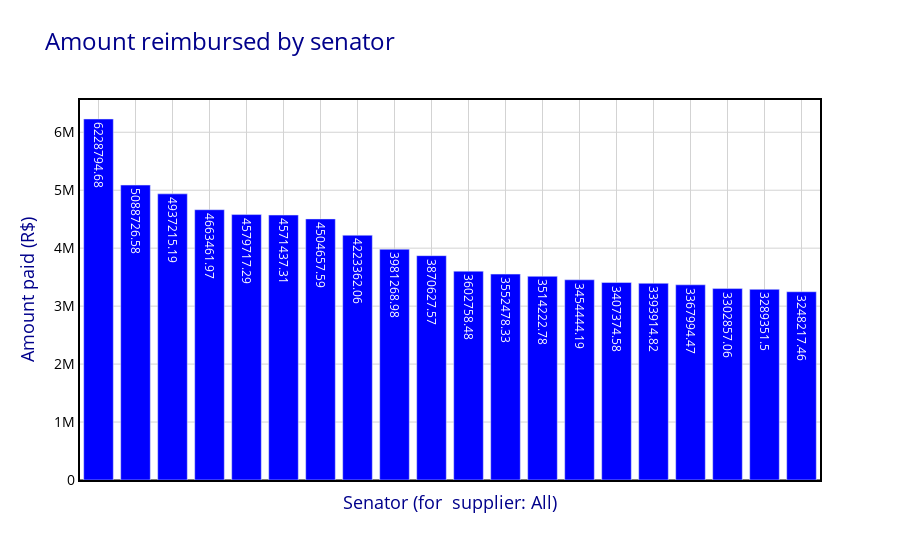

The code cell stored with this chart in its notebook:
### Code cell
# Plot the data
trace = go.Bar(
    x=amount_by_senator["SENADOR"][:20],
    y=amount_by_senator["VALOR_REEMBOLSADO"][:20],
    marker=dict(color="blue"),
    text=amount_by_senator["VALOR_REEMBOLSADO"],
    textposition="auto",
)

# Set chart layout
layout = go.Layout(
    title="Amount reimbursed by senator",
    titlefont=dict(size=24, color="darkblue"),
    xaxis=dict(
        xaxis_layout,
        showticklabels=False,  # Turn off X axis values
    ),
    yaxis=yaxis_layout,
    hovermode="closest",
    plot_bgcolor="white",
)

py.iplot({"data": [trace], "layout": layout})

### Figure 1 — Plotly figure (JSON) as saved in the notebook; plotly's stock layout.template omitted (floating-point values rounded to 4 significant figures; data arrays with more than 128 entries replaced by an {"elided": "..."} marker saying what was removed)
{"data": [{"marker": {"color": "blue"}, "text": {"elided": "285 float values"}, "textposition": "auto", "type": "bar", "x": ["EDUARDO AMORIM", "SÉRGIO PETECĂO", "FERNANDO COLLOR", "HUMBERTO COSTA", "CIRO NOGUEIRA", "RANDOLFE RODRIGUES", "ACIR GURGACZ", "PAULO PAIM", "EDUARDO BRAGA", "VANESSA GRAZZIOTIN", "PAULO ROCHA", "TELMÁRIO MOTA", "ROMERO JUCÁ", "JOĂO CAPIBERIBE", "DAVI ALCOLUMBRE", "ÂNGELA PORTELA", "OMAR AZIZ", "ROBERTO ROCHA", "VALDIR RAUPP", "JOSÉ PIMENTEL"], "y": [6229000.0, 5089000.0, 4937000.0, 4663000.0, 4580000.0, 4571000.0, 4505000.0, 4223000.0, 3981000.0, 3871000.0, 3603000.0, 3552000.0, 3514000.0, 3454000.0, 3407000.0, 3394000.0, 3368000.0, 3303000.0, 3289000.0, 3248000.0]}], "layout": {"hovermode": "closest", "plot_bgcolor": "white", "title": {"font": {"color": "darkblue", "size": 24}, "text": "Amount reimbursed by senator"}, "xaxis": {"gridcolor": "lightgrey", "gridwidth": 1, "linecolor": "black", "linewidth": 2, "mirror": true, "showgrid": true, "showline": true, "showticklabels": false, "tickfont": {"color": "black", "size": 14}, "title": {"font": {"color": "darkblue", "size": 18}, "text": "Senator (for  supplier: All)"}, "zeroline": true, "zerolinecolor": "grey", "zerolinewidth": 2}, "yaxis": {"gridcolor": "lightgrey", "gridwidth": 1, "linecolor": "black", "linewidth": 2, "mirror": true, "showgrid": true, "showline": true, "tickfont": {"color": "black", "size": 14}, "title": {"font": {"color": "darkblue", "size": 18}, "text": "Amount paid (R$)"}, "zeroline": true, "zerolinecolor": "grey", "zerolinewidth": 2}}}
